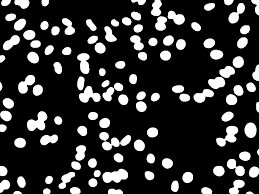
#> input picture Groups/Group_ID_31/Morphological/binary.png, 259 x 194 px
$ python binary_dilution.py   (older library calls are emulated)
#> lines starting #> are read from the running program, lines starting #| are printed output that depends on the picture; after the words box and inside, x2 and y2 are one past the last pixel; in counts of white or black regions, pixels touching at a corner belong together
import skimage.morphology  as  mp
import numpy as np
import cv2 as cv
from convert_binary import rgbtobin
dil=[]
selem=mp.disk(5,np.uint8)
#img=cv.imread('binary.png')
#ret,img = cv.threshold(img,127,1,cv.THRESH_BINARY)
#rgbtobin(img)
image=cv.imread('binary.png',cv.IMREAD_GRAYSCALE)
#> image is the input picture: shape (194, 259); min 0, max 255, mean 52


img = cv.threshold(image,128, 255, cv.THRESH_BINARY)[1]
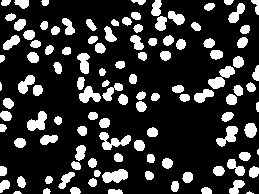
#> img: shape (194, 259); 20.6% white; 113 white regions (3 under 20 px), largest, box (x1, y1, x2, y2) and area: (208, 66, 235, 89) 284, (99, 132, 131, 150) 278, (102, 169, 128, 183) 256

cv.imwrite('binary_con.png',img)
#final=cv.imread('binary_con.png')
bin_img=cv.imread('binary_con.png')

#> (the run stopped early here; a loop or call above may not have finished)
